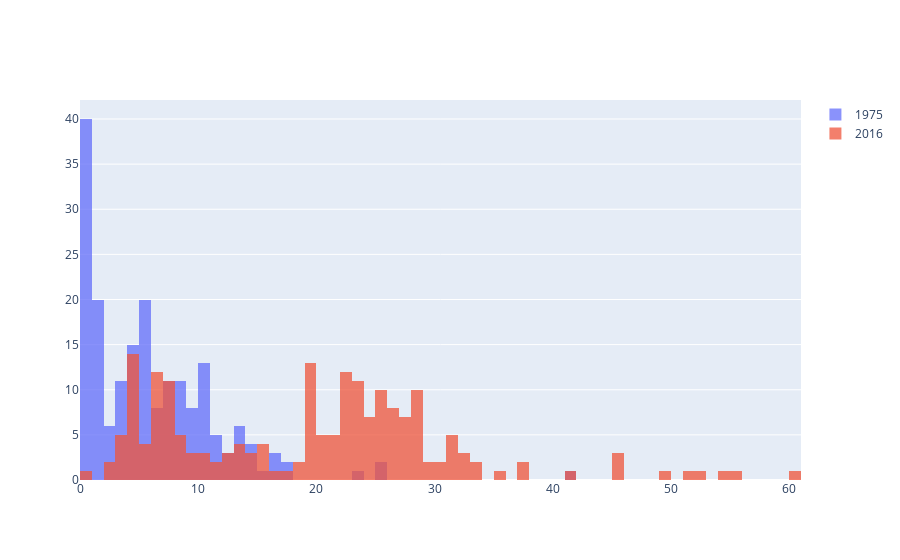

Here is the notebook cell this chart was saved with:
### Code cell
# Static histograms of the prevalence of obesity among adults between 1975 and present
fig = go.Figure()
fig.add_trace(go.Histogram(x = obs[obs['year'] == obs.year.min()]['pct_obese'], nbinsx = 60, name = '1975'))
fig.add_trace(go.Histogram(x = obs[obs['latest'] == True]['pct_obese'], nbinsx = 120, name = '2016'))

fig.update_layout(barmode = 'overlay')
fig.update_traces(opacity = 0.75)

fig.show()

### Figure 1 — Plotly figure (JSON) as saved in the notebook; plotly's stock layout.template omitted (floating-point values rounded to 4 significant figures; data arrays with more than 128 entries replaced by an {"elided": "..."} marker saying what was removed)
{"data": [{"name": "1975", "nbinsx": 60, "opacity": 0.75, "type": "histogram", "x": {"elided": "191 float values"}}, {"name": "2016", "nbinsx": 120, "opacity": 0.75, "type": "histogram", "x": {"elided": "195 float values"}}], "layout": {"barmode": "overlay"}}
